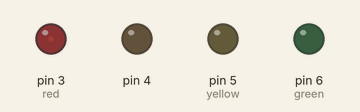
Bench run of a sketch on a simulated Arduino Uno, built with avr-gcc and run on an emulated ATmega328P. Shown: output pins drawn as LEDs (lit = HIGH).

Above: at 0.15 s.
At 5.25 s:
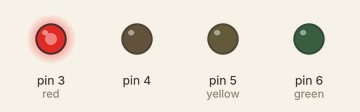
At 10.33 s:
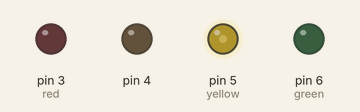
At 19.83 s:
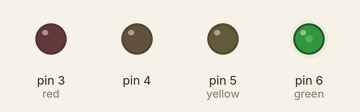
At 29.67 s:
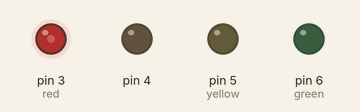
At 39.78 s:
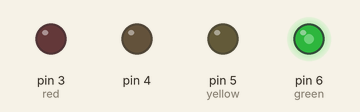
Timing chart, 0 to 40.0 s (numbered marks = the images above):
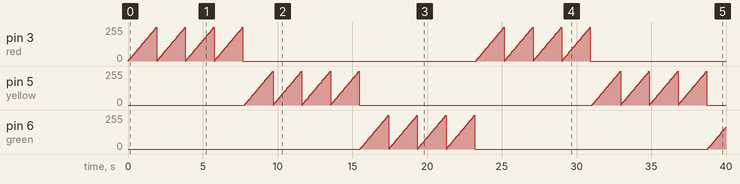

The sketch:

varyLights.ino
```cpp
int red = 3;
int yellow = 5;
int green = 6;

void setup() {
  pinMode(red, OUTPUT);
  pinMode(yellow, OUTPUT);
  pinMode(green, OUTPUT);
}

void loop() {

  for (int i = red; i <= green; i++){   //starting with the red pin, go through until it reaches the green
    if (i != 4) {   //pin 4 is not used since not a PWM pin
      for (int n = 0; n <= 1023; n += 4){
        analogWrite(i, n);  //Write n to i
        delay(30);
    }
  }
  analogWrite(i, 0);  //Turn off LED
  delay(50);
 }
}
```
